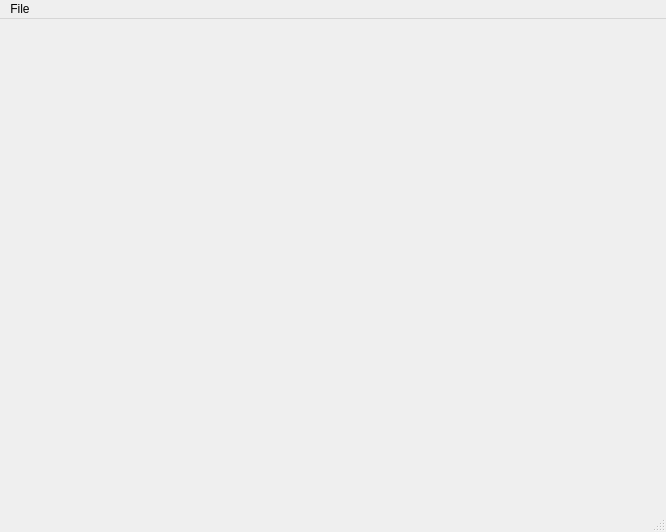
<?xml version="1.0" encoding="UTF-8"?>
<ui version="4.0">
 <class>MainWindow</class>
 <widget class="QMainWindow" name="MainWindow">
  <property name="geometry">
   <rect>
    <x>0</x>
    <y>0</y>
    <width>666</width>
    <height>532</height>
   </rect>
  </property>
  <property name="windowTitle">
   <string>MainWindow</string>
  </property>
  <widget class="QWidget" name="centralWidget"/>
  <widget class="QMenuBar" name="menuBar">
   <property name="geometry">
    <rect>
     <x>0</x>
     <y>0</y>
     <width>666</width>
     <height>22</height>
    </rect>
   </property>
   <widget class="QMenu" name="menuFile">
    <property name="title">
     <string>File</string>
    </property>
    <addaction name="actionOpen"/>
   </widget>
   <addaction name="menuFile"/>
  </widget>
  <widget class="QStatusBar" name="statusBar"/>
  <action name="actionOpen">
   <property name="text">
    <string>Open</string>
   </property>
  </action>
 </widget>
 <layoutdefault spacing="6" margin="11"/>
 <resources/>
 <connections/>
</ui>
